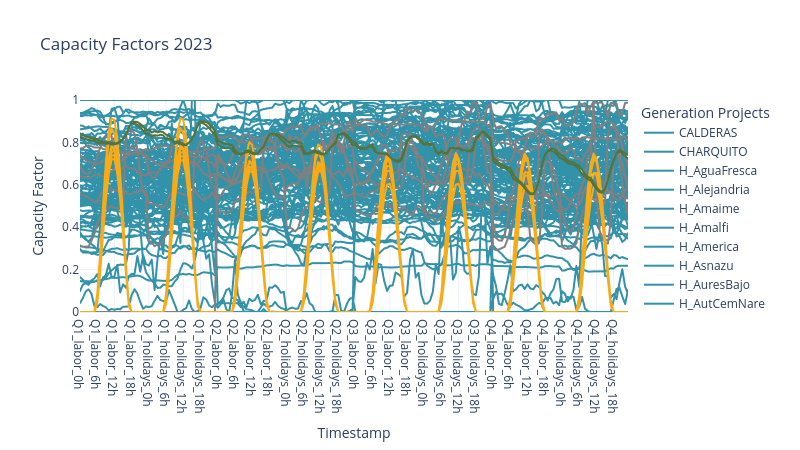

This figure's notebook cell:
### Code cell
parse_tech, colors, tech_order, tech_colors = sc.template.get() # Template

gen_info=pd.read_csv(model_path+'gen_info.csv')
plot_var_cap = pd.merge(hydro_variable_capacity, timepoints, on='timepoint_id', how="inner")
plot_var_cap = pd.merge(plot_var_cap, gen_info, on='GENERATION_PROJECT')

plot_var_cap['Tech'] = plot_var_cap['gen_tech'].replace(parse_tech)
plot_var_cap['Tech'] = pd.Categorical(plot_var_cap['Tech'], categories=['Hydro', 'Run of River', 'Solar', 'Wind'], ordered=True)

plot_var_cap = plot_var_cap[
    ['GENERATION_PROJECT', 'Tech', 'timepoint_id', 'gen_max_capacity_factor', 'timestamp', 'timeseries']].sort_values(by=['timepoint_id', 'Tech'])
plot_var_cap['timestamp'] = plot_var_cap['timestamp'].str.replace(r'^\d{4}_', '', regex=True)

project_color_map = plot_var_cap.drop_duplicates("GENERATION_PROJECT").set_index("GENERATION_PROJECT")["Tech"].map(tech_colors).to_dict()

fig = px.line(
    plot_var_cap[plot_var_cap['timepoint_id'] <= 192],
    x="timestamp", y="gen_max_capacity_factor",
    title="Capacity Factors "+str(base_year),
    labels={"timestamp": "Timestamp", "gen_max_capacity_factor": "Capacity Factor", 'GENERATION_PROJECT':'Generation Projects'},
    color="GENERATION_PROJECT",
    color_discrete_map=project_color_map,
    height=9*50, width=16*50,
    template="plotly_white"
)
fig.update_layout(yaxis=dict(range=[0, 1]))
fig.update_xaxes(dtick=6)
fig.show()
